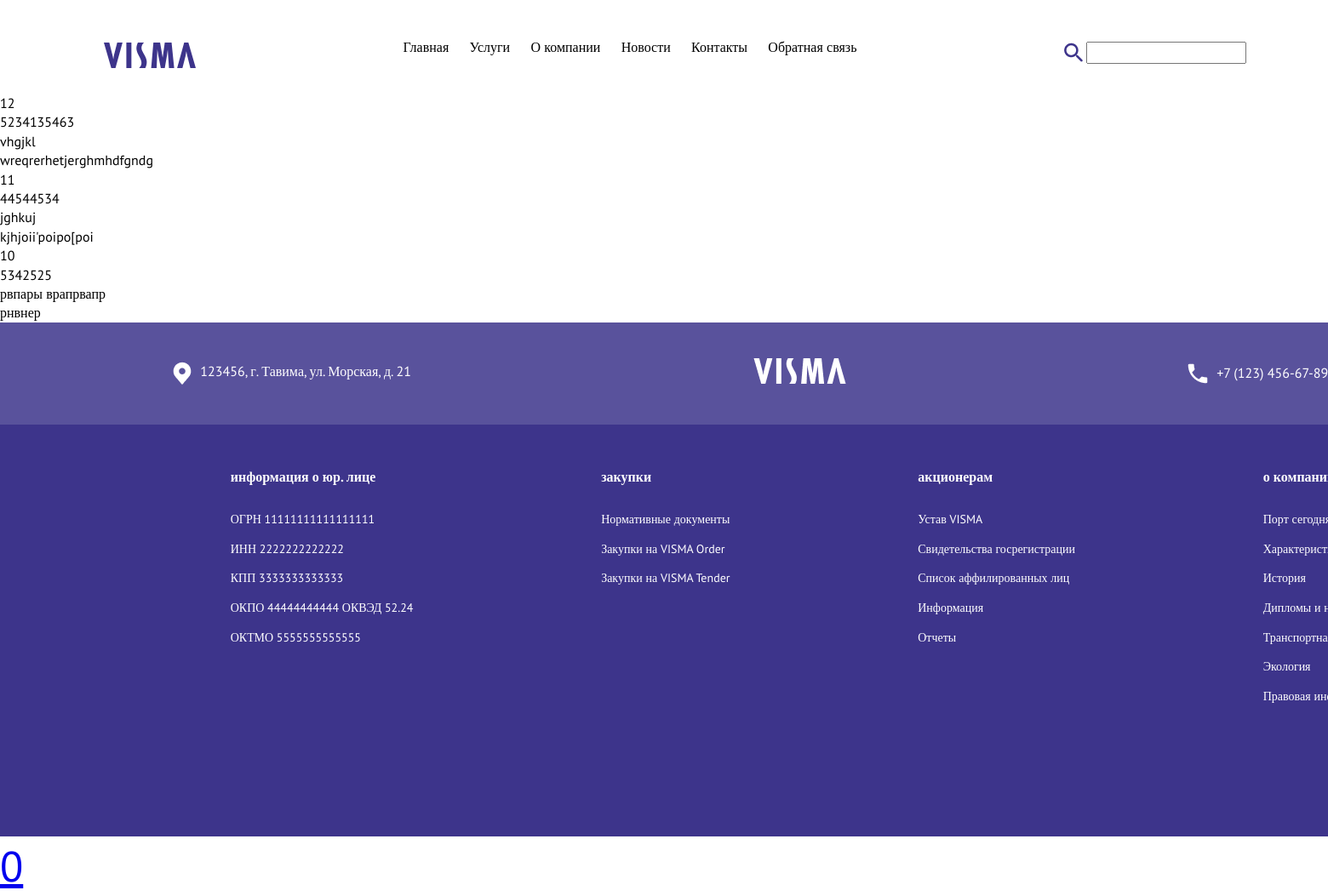
Page /post on the committed database.
### myapp/models.py (models this page shows)
class Company(models.Model):
    id = models.AutoField(primary_key=True)
    companyName = models.CharField('Имя компании', max_length=50)
    companyNumber = models.IntegerField('Номер компании', unique=True)
    companyPost = models.TextField('Описание компании')
    def __str__(self):
        back=[]
        return str(self.companyName)

### myapp/views.py (the view)
# urls.py: path('post',views.post),
def post(request):
    posts = Company.objects.order_by('-id')[:3]
    print(posts)
    data = {
        'posts': posts
    }
    return render(request,'myapp/post.html', data)

### myapp/templates/myapp/post.html
{% extends "myapp/index.html" %}
{% load static %}
{% block content %}
<div id="qweqweqweqweqwe">
{% for i in posts %}
    <p> {{ i.id }} </p>
    <p> {{ i.companyNumber }} </p>
    <p> {{ i.companyName }} </p>
    <p> {{ i.companyPost }} </p>
{% endfor %}
</div>
{% endblock %}

### myapp/templates/myapp/index.html (shortened to what this page needs)
{% load static %}
<!DOCTYPE html>
<html>
    <head>
        <link rel="stylesheet" href= "{% static "main.css" %}">
    </head>
    <body>
        <div id="root">
            <header id="header">
                <img id="logo" class="header" src="{% static "image/Vectorlogo.svg" %}">
                <div>
                <a class="headerText header" href="">Главная</a>
                <a class="headerText header" href="">Услуги</a>
                <a class="headerText header" href="">О компании</a>
                <a class="headerText header" href="">Новости</a>
                <a class="headerText header" href="">Контакты</a>
                <a class="headerText header" href="">Обратная связь</a>
                </div>
                <div id="headerSearch" class="header">
                    <img src="{% static "image/VectorSearch.png" %}">
                    <input id="headerSearchInput" type="search">
                </div>
            </header>
            <main id="main">
                {% block content %}
	            {% endblock %}
            <footer>
                <div id="footerOne">
                    <div id="qq">
                        <img src="{% static "image/Vectorhui1.png" %}">
                        <p>123456, г. Тавима, ул. Морская, д. 21</p>
                    </div>
                    <div>
                        <img src="{% static "image/VectorlogoIDInahui.png" %}">
                    </div>
                    <div id="pp">
                        <img src="{% static "image/Vector3iZAEBALSA.png" %}">
                        <p>+7 (123) 456-67-89</p>
                    </div>
                </div>
                <div id="footerTwo">
                    <div>
                        <p>информация о юр. лице</p>
                        <ul>
                            <li>ОГРН 11111111111111111</li>
                            <li>ИНН 2222222222222</li>
                            <li>КПП 3333333333333</li>
                            <li>ОКПО 44444444444 ОКВЭД 52.24</li>
                            <li>ОКТМО 5555555555555</li>
                        </ul>
                    </div>
                    <div>
                        <p>закупки</p>
                        <ul>
                            <li>Нормативные документы</li>
                            <li>Закупки на VISMA Order</li>
                            <li>Закупки на VISMA Tender</li>
                        </ul>
                    </div>
                    <div>
                        <p>акционерам</p>
                        <ul>
                            <li>Устав VISMA</li>
                            <li>Свидетельства госрегистрации</li>
                            <li>Список аффилированных лиц</li>
                            <li>Информация</li>
                            <li>Отчеты</li>
                        </ul>
                    </div>
                    <div>
                        <p>о компании</p>
                        <ul>
                            <li>Порт сегодня</li>
                            <li>Характеристики порта</li>
                            <li>История</li>
                            <li>Дипломы и награды</li>
                            <li>Транспортная безопасность</li>
                            <li>Экология</li>
                            <li>Правовая информация</li>
                        </ul>
                    </div>
                </div>
            </footer>
            <a href="http://127.0.0.1:8000/man" class="as">0</a>
        </div>
    </body>
</html>

### myapp/static/main.css (style rules this page uses)
* { padding: 0; margin: 0; font-family: 'PT Sans'; font-style: normal; font-weight: 400; font-size: 16px; line-height: 140%; }
#root { width: 1920px; }
.as { font-size: 50px; }
#main { display: block; }
#header { background-color: #ffffff; height: 110px; width: 1880px; display: flex; justify-content: space-around; align-items: center; }
.header { margin: 25px 10px 5px 10px; }
.headerText { text-decoration: none; color: black; }
#headerSearchInput { position: relative; top: -5px; }
#logo { width: 108px; }
#footerOne { width: 100%; height: 120px; background-color: #3D348B; opacity: 0.85; color: #ffffff; }
#footerTwo { display: flex; justify-content: space-evenly; flex-direction: row; color: #ffffff; height: 434px; width: 1820px; border-radius: 0px; background: #3D348B; padding: 50px 50px 0 50px; }
#footerTwo ul { list-style-type: none; }
#footerTwo p { margin-bottom: 30px; font-family: 'PT Sans'; font-style: normal; font-weight: 700; font-size: 16px; line-height: 140%; }
#footerTwo li { margin-top: 15px; font-family: 'PT Sans'; font-style: normal; font-weight: 400; font-size: 14px; line-height: 140%; }
#footerOne { display: flex; justify-content: space-around; align-items: center; }
#qq p, #pp p, #qq img, #pp img { float: left; margin: 0 5px 0 5px; }

### rows in the picture
Company: id "12", companyNumber "5234135463", companyName "vhgjkl", companyPost "wreqrerhetjerghmhdfgndg"
Company: id "11", companyNumber "44544534", companyName "jghkuj", companyPost "kjhjoii'poipo[poi"
Company: id "10", companyNumber "5342525", companyName "рвпары врапрвапр", companyPost "рнвнер"
